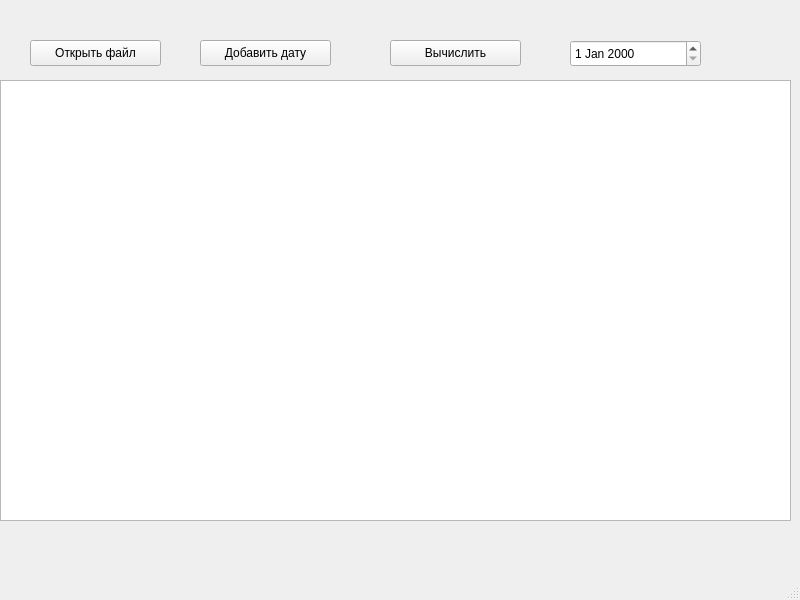
<?xml version="1.0" encoding="UTF-8"?>
<ui version="4.0">
 <class>MainWindow</class>
 <widget class="QMainWindow" name="MainWindow">
  <property name="geometry">
   <rect>
    <x>0</x>
    <y>0</y>
    <width>800</width>
    <height>600</height>
   </rect>
  </property>
  <property name="windowTitle">
   <string>MainWindow</string>
  </property>
  <widget class="QWidget" name="centralwidget">
   <widget class="QPushButton" name="openButton">
    <property name="geometry">
     <rect>
      <x>30</x>
      <y>40</y>
      <width>131</width>
      <height>26</height>
     </rect>
    </property>
    <property name="text">
     <string>Открыть файл</string>
    </property>
   </widget>
   <widget class="QPushButton" name="addButton">
    <property name="geometry">
     <rect>
      <x>200</x>
      <y>40</y>
      <width>131</width>
      <height>26</height>
     </rect>
    </property>
    <property name="text">
     <string>Добавить дату</string>
    </property>
   </widget>
   <widget class="QPushButton" name="calcButton">
    <property name="geometry">
     <rect>
      <x>390</x>
      <y>40</y>
      <width>131</width>
      <height>26</height>
     </rect>
    </property>
    <property name="text">
     <string>Вычислить</string>
    </property>
   </widget>
   <widget class="QDateEdit" name="dateEdit">
    <property name="geometry">
     <rect>
      <x>570</x>
      <y>40</y>
      <width>131</width>
      <height>27</height>
     </rect>
    </property>
   </widget>
   <widget class="QTableWidget" name="tableWidget">
    <property name="geometry">
     <rect>
      <x>0</x>
      <y>80</y>
      <width>791</width>
      <height>441</height>
     </rect>
    </property>
   </widget>
  </widget>
  <widget class="QMenuBar" name="menubar">
   <property name="geometry">
    <rect>
     <x>0</x>
     <y>0</y>
     <width>800</width>
     <height>23</height>
    </rect>
   </property>
  </widget>
  <widget class="QStatusBar" name="statusbar"/>
 </widget>
 <resources/>
 <connections/>
</ui>
